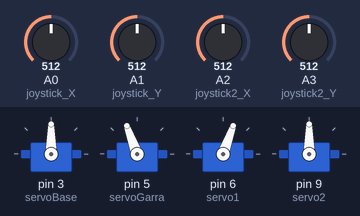
The sketch below on a simulated Arduino Uno, built with avr-gcc and run on an emulated ATmega328P. On the bench: 4 × servo. The inputs (shaded band) are chosen by the test bench; at power-on: A0 (joystick_X) = 512, A3 (joystick2_Y) = 512, A1 (joystick_Y) = 512, A2 (joystick2_X) = 512.

Above: at 1.2 s.
1.3 s: A0 (joystick_X) set to 716
At 2.5 s:
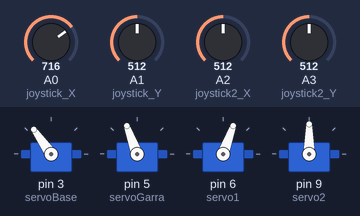
2.8 s: A3 (joystick2_Y) set to 716
At 4.0 s:
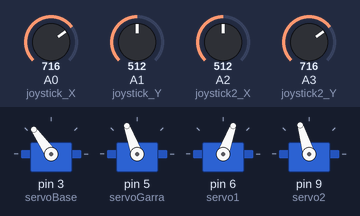
4.3 s: A1 (joystick_Y) set to 992
At 5.5 s:
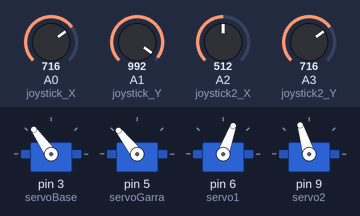
5.8 s: A2 (joystick2_X) set to 992
At 7.0 s:
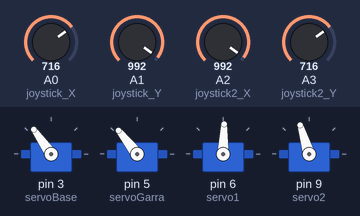
7.3 s: A0 (joystick_X) set to 992
At 8.5 s:
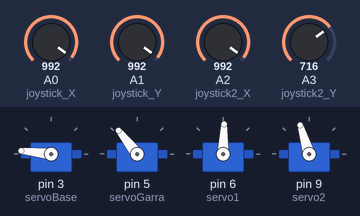
8.8 s: A1 (joystick_Y) set to 716
At 10.0 s:
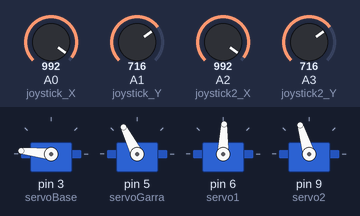
Timing chart, 0 to 11.4 s (numbered marks = the images above; inputs shaded):
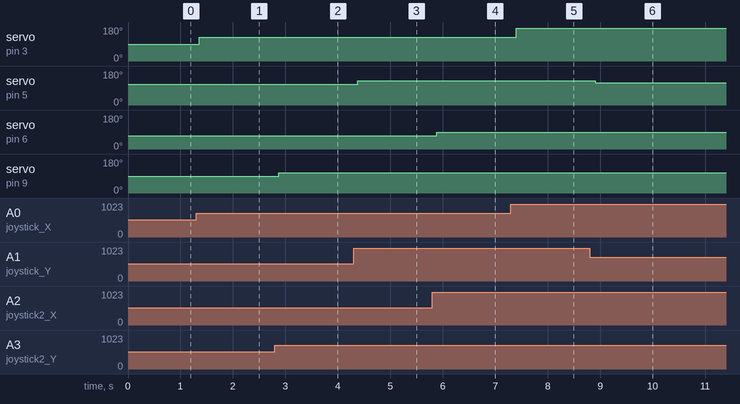

Measured:
- after the input at 1.3 s, servo on pin 3 (servoBase): 90° → 125° after 0.06 s
- after the input at 2.8 s, servo on pin 9 (servo2): 90° → 107° after 0.07 s
- after the input at 4.3 s, servo on pin 5 (servoGarra): 110° → 128° after 0.08 s
- after the input at 5.8 s, servo on pin 6 (servo1): 70° → 88° after 0.09 s
- after the input at 7.3 s, servo on pin 3 (servoBase): 125° → 174° after 0.10 s
- after the input at 8.8 s, servo on pin 5 (servoGarra): 128° → 117° after 0.11 s

The sketch:

Bra_o_robotico.ino
```cpp
#include <Servo.h>

#define joystick_X A0
#define joystick_Y A1
#define joystick2_X A2
#define joystick2_Y A3

Servo servoBase;
Servo servo1;
Servo servo2;
Servo servoGarra;

int pos = 0;    // variable to store the servo position

void setup() {
  servoBase.attach(3);  // attaches the servo on pin 9 to the servo object
  servoGarra.attach(5);
  servo1.attach(6);
  servo2.attach(9);

  servoBase.write(70);
  servoGarra.write(90);
  servo1.write(90);
  servo2.write(90);
}

void loop() {
  int base = analogRead(joystick_X);
  base = map(base, 0, 1023, 0, 180);
  servoBase.write(base);

  int Garra = analogRead(joystick_Y);
  Garra = map(Garra, 0, 1023, 90, 130);
  servoGarra.write(Garra);

  int serv1 = analogRead(joystick2_X);
  serv1 = map(serv1, 0, 1023, 50, 90);
  servo1.write(serv1);

  int serv2 = analogRead(joystick2_Y);
  serv2 = map(serv2, 0, 1023, 45, 135);
  servo2.write(serv2);

delay(150);
}
```
